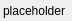
<?xml version="1.0" encoding="UTF-8"?>
<ui version="4.0">
 <class>Tooltip</class>
 <widget class="QWidget" name="Tooltip">
  <property name="geometry">
   <rect>
    <x>0</x>
    <y>0</y>
    <width>72</width>
    <height>21</height>
   </rect>
  </property>
  <property name="sizePolicy">
   <sizepolicy hsizetype="Expanding" vsizetype="Expanding">
    <horstretch>0</horstretch>
    <verstretch>0</verstretch>
   </sizepolicy>
  </property>
  <property name="windowTitle">
   <string>Form</string>
  </property>
  <layout class="QVBoxLayout" name="verticalLayout">
   <property name="spacing">
    <number>0</number>
   </property>
   <property name="leftMargin">
    <number>0</number>
   </property>
   <property name="topMargin">
    <number>0</number>
   </property>
   <property name="rightMargin">
    <number>0</number>
   </property>
   <property name="bottomMargin">
    <number>0</number>
   </property>
   <item>
    <widget class="QWidget" name="TooltipWidget" native="true">
     <layout class="QVBoxLayout" name="verticalLayout_2">
      <property name="leftMargin">
       <number>3</number>
      </property>
      <property name="topMargin">
       <number>3</number>
      </property>
      <property name="rightMargin">
       <number>3</number>
      </property>
      <property name="bottomMargin">
       <number>3</number>
      </property>
      <item>
       <widget class="QLabel" name="m_TooltipText">
        <property name="text">
         <string>placeholder</string>
        </property>
       </widget>
      </item>
     </layout>
    </widget>
   </item>
  </layout>
 </widget>
 <resources/>
 <connections/>
</ui>
